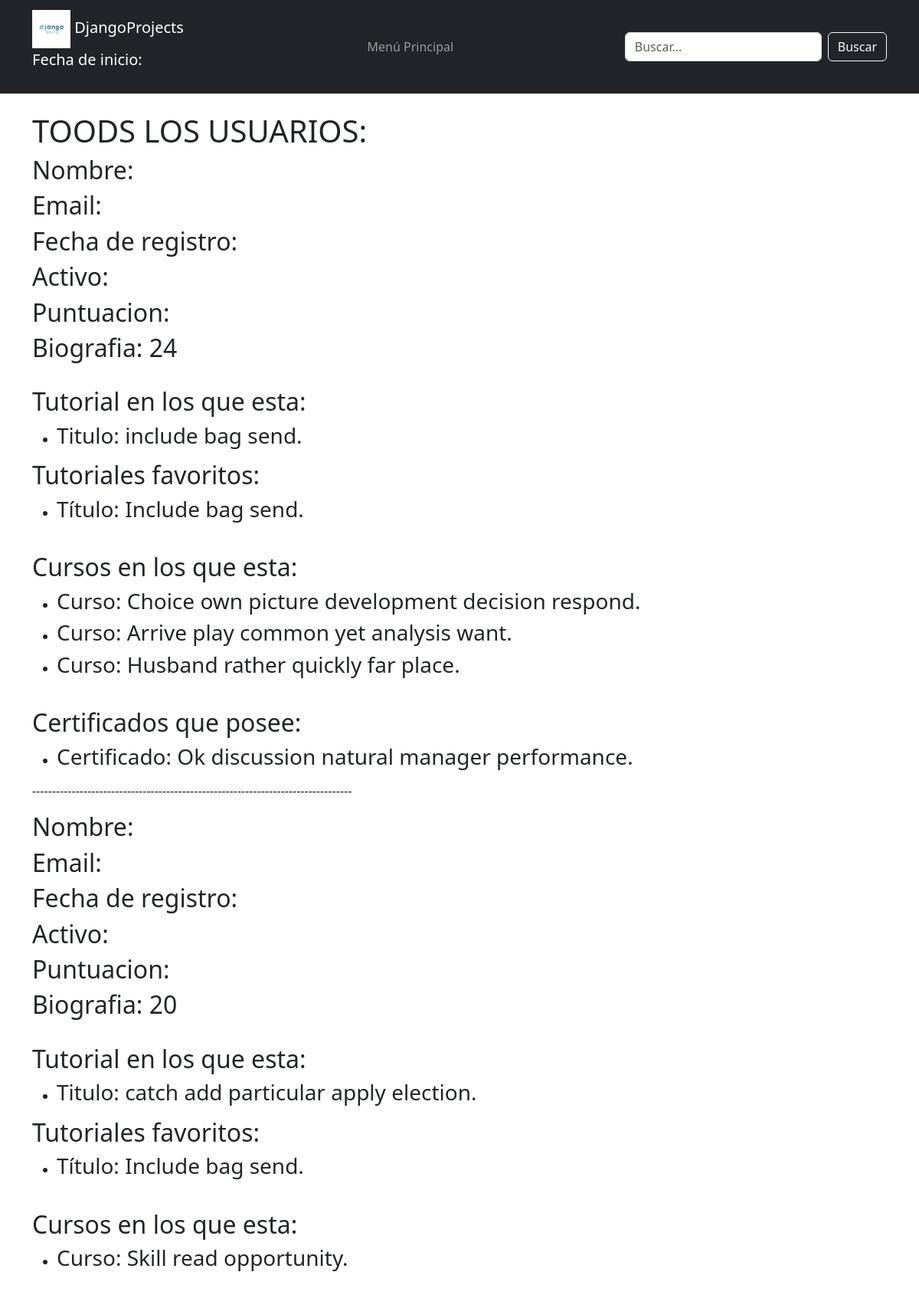
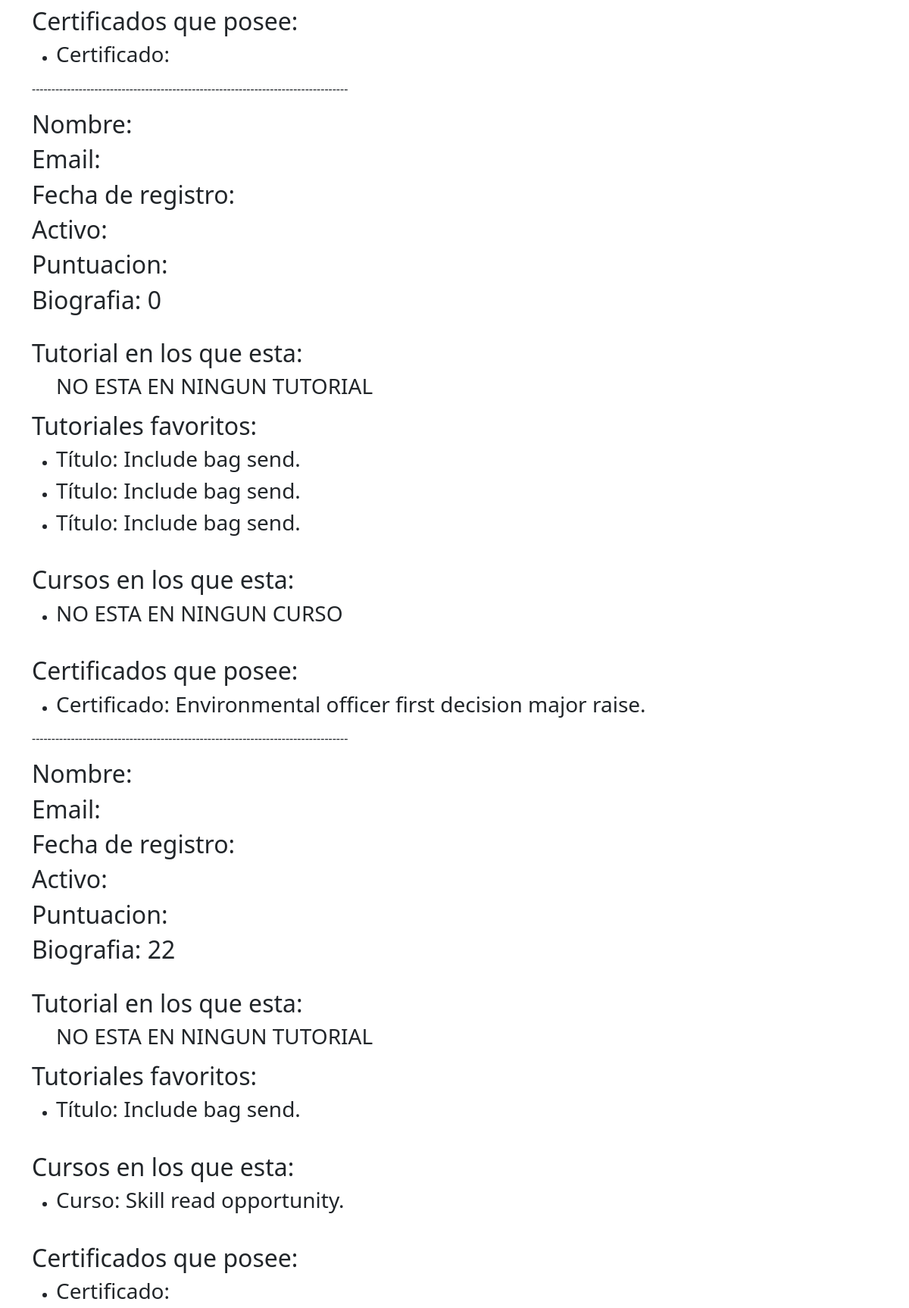
Screenshot of /Usuarios/listaUsuario (upper part) with the database file from the repository (2 pictures, top to bottom).
### tutorial/models.py (models this page shows, shortened)
class Usuario(AbstractBaseUser):
    ADMINISTRADOR = 1
    PROFESOR = 2
    ESTUDIANTE = 3
    ROLES = (
        (ADMINISTRADOR, 'administrador'),
        (PROFESOR, 'profesor'),
        (ESTUDIANTE, 'estudiante')
    )
    rol = models.PositiveSmallIntegerField(
        choices= ROLES, default=1
    )

class Perfil(models.Model):
    bio = models.TextField()
    fecha_Nacimiento = models.DateField()
    REDES = [
        ("IG", "Instagram"),
        ("FB", "Facebook"),
        ("TW", "Twitter"),
        ("LI", "LinkedIn"),
    ]
    redes = models.CharField(choices=REDES, max_length=50)
    estudios = models.TextField(max_length=100)
    usuario = models.OneToOneField(Usuario, on_delete=models.CASCADE, related_name="perfiles_Usuarios")

class Tutorial(models.Model):
    titulo = models.CharField(max_length=50)
    contenido = models.TextField()
    fecha_Creacion = models.DateTimeField()
    visitas = models.IntegerField()
    valoracion = models.DecimalField(max_digits=3, decimal_places=1)
    usuario = models.ForeignKey(Usuario, on_delete=models.CASCADE, related_name="usuario_del_tutorial")

class Favorito(models.Model):
    fecha_Guardado = models.DateTimeField(auto_now=True)
    comentario_Destacado = models.TextField(max_length=300)
    importancia = models.DecimalField(max_digits=3, decimal_places=1)
    notificacion = models.BooleanField(default=False)
    tutorial = models.ForeignKey(Tutorial, on_delete=models.CASCADE, related_name="Tutoriales_favoritos")
    usuario = models.ManyToManyField(Usuario, related_name="Favoritos_del_usuario", through='Favorito_usuario')  # Añadir through

class Curso(models.Model):
    nombre = models.CharField(max_length=50)
    descripcion = models.TextField(max_length=300)
    horas = models.IntegerField(null = False, blank= False)
    precio = models.DecimalField(max_digits=5, decimal_places=2)
    usuario = models.ManyToManyField(Usuario, related_name="usuarios_del_curso")
    tutorial = models.ForeignKey(Tutorial, on_delete=models.CASCADE, related_name="Tutoriales_cursos")

class Certificado(models.Model):
    fecha_emision = models.DateField()
    codigo_verificacion = models.CharField(max_length=50)
    nivel = models.IntegerField()
    url_descarga = models.CharField(max_length=50)
    curso = models.OneToOneField(Curso, on_delete=models.CASCADE, related_name="certificado_Curso")
    usuario = models.OneToOneField(Usuario, on_delete=models.CASCADE, related_name="Certificado_Usuarios")

### tutorial/views.py (the view)
# urls.py: path('Usuarios/listaUsuario', views.listar_usuarios, name = 'listar_ususario'),
def listar_usuarios (request):
    usuario = Usuario.objects.select_related(
        "perfiles_Usuarios",
        "Certificado_Usuarios"
    ).prefetch_related(
        Prefetch("usuario_del_tutorial"),
        Prefetch("Favoritos_del_usuario"),
        Prefetch("usuarios_del_curso"),
    ).all()
    return render(request, 'Usuario/listaUsuario.html', {"usuaios_mostrar": usuario})

### tutorial/templates/Usuario/listaUsuario.html
{% extends "Padre.html" %}
{% block cabecera %}
<h1>TOODS LOS USUARIOS: </h1>
{% endblock %}
{% block contenido %}
    {% for usuario in usuaios_mostrar %}
        {% include "Usuario/usuarios.html" %}
    {% endfor %}
{% endblock %}

### tutorial/templates/Usuario/usuarios.html
<div>
    <h2>Nombre: {{ usuario.nombre  | center:"15"}}</h2>
    <h2>Email: {{ usuario.email  | capfirst}}</h2>
    <h2>Fecha de registro: {{ usuario.fecha_Registro | date:"d/m/Y"}}</h2>
    <h2>Activo: {{ usuario.es_activo }}</h2>
    <h2>Puntuacion: {{ usuario.puntuacion }}</h2>
    <h2>Biografia: {{ usuario.perfiles_Usuarios.bio | wordcount}}</h2>
    <br>
    <h2>Tutorial en los que esta: </h2>
    <ul>
        {% for tutorial in usuario.usuario_del_tutorial.all %}
            <li><h3>Titulo: {{ tutorial.titulo | lower }}</h3></li>
            {% empty%}
            <h3>NO ESTA EN NINGUN TUTORIAL</h3>
        {%endfor%}
    </ul>
    <h2>Tutoriales favoritos: </h2>
    <ul>
        {% for favorito in usuario.Favoritos_del_usuario.all %}
            <li>
                <h3>Título: {{ favorito.tutorial.titulo }}</h3>
            </li>
        {% empty %}
            <li>
                <h3>NO TIENE NINGUN CURSO FAVORITO</h3>
            </li>
        {% endfor %}
    </ul>
    <br>
    <h2>Cursos en los que esta: </h2>
    <ul>
        {% for curso in usuario.usuarios_del_curso.all %}
        <li>
            <h3>Curso: {{ curso.nombre }}</h3>
        </li>
        {% empty %}
            <li>
                <h3>NO ESTA EN NINGUN CURSO</h3>
            </li>
        {%endfor%}
    </ul>
    <br>
    <h2>Certificados que posee: </h2>
    <ul>
        <li>
            <h3>Certificado: {{ usuario.Certificado_Usuarios.codigo_verificacion }}</h3>
        </li>
    </ul>
</div>
<p>---------------------------------------------------------------------------------</p>

### tutorial/static/css/EstiloTemplate.css (style rules this page uses)
html, body { height: 100%; margin: 0; padding: 0; font-family: Arial, sans-serif; display: flex; flex-direction: column; }

### rows the page displays
Usuario: perfiles_Usuarios.bio "24", Certificado_Usuarios.codigo_verificacion "Ok discussion natural manager performance."
Tutorial: titulo "include bag send."
Favorito: tutorial.titulo "Include bag send."
Curso: nombre "Choice own picture development decision respond."
Curso: nombre "Arrive play common yet analysis want."
Curso: nombre "Husband rather quickly far place."
Usuario: perfiles_Usuarios.bio "20"
Tutorial: titulo "catch add particular apply election."
Curso: nombre "Skill read opportunity."
Usuario: perfiles_Usuarios.bio "0", Certificado_Usuarios.codigo_verificacion "Environmental officer first decision major raise."
Usuario: perfiles_Usuarios.bio "22"
